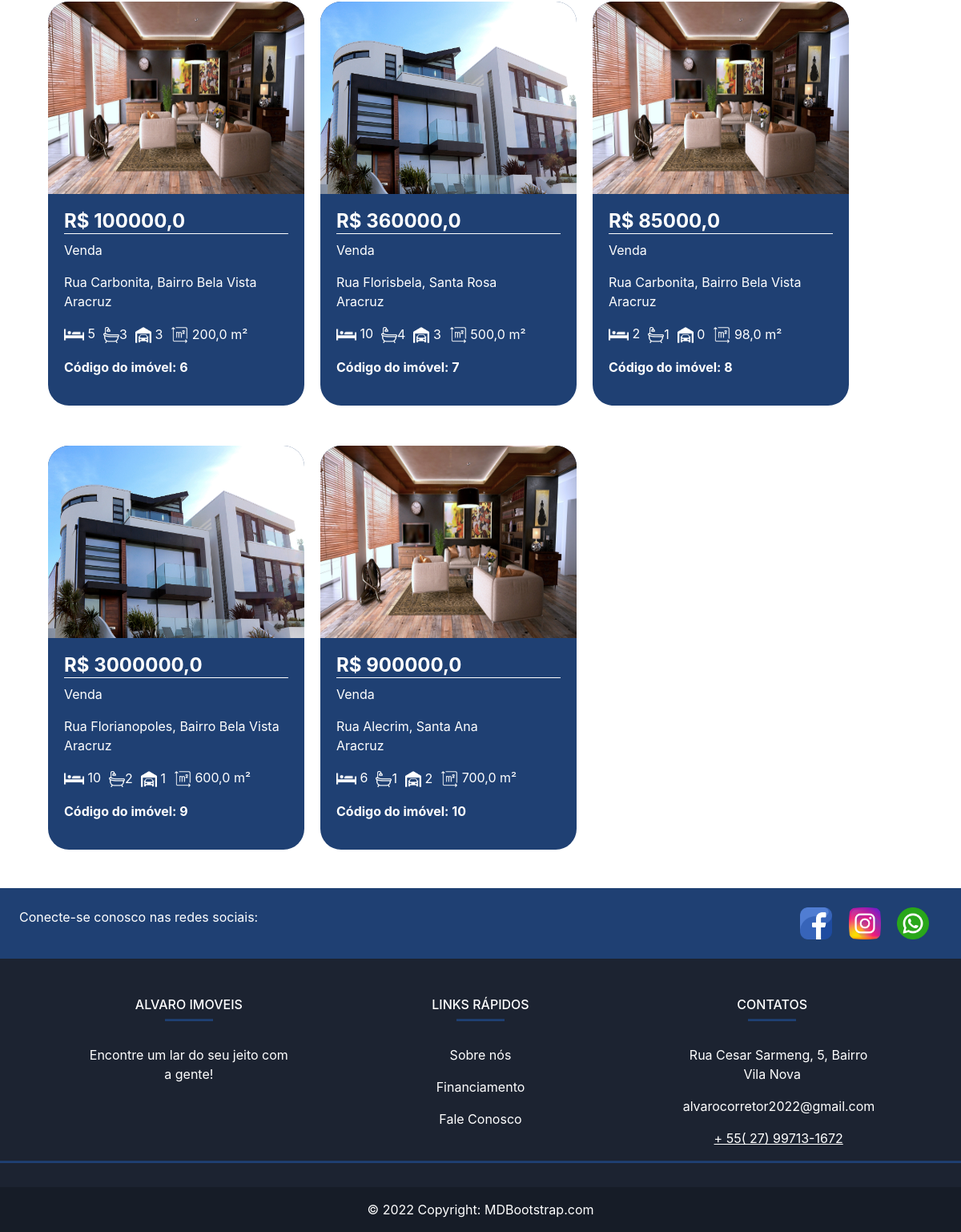
The app's page / (lower part), older data.
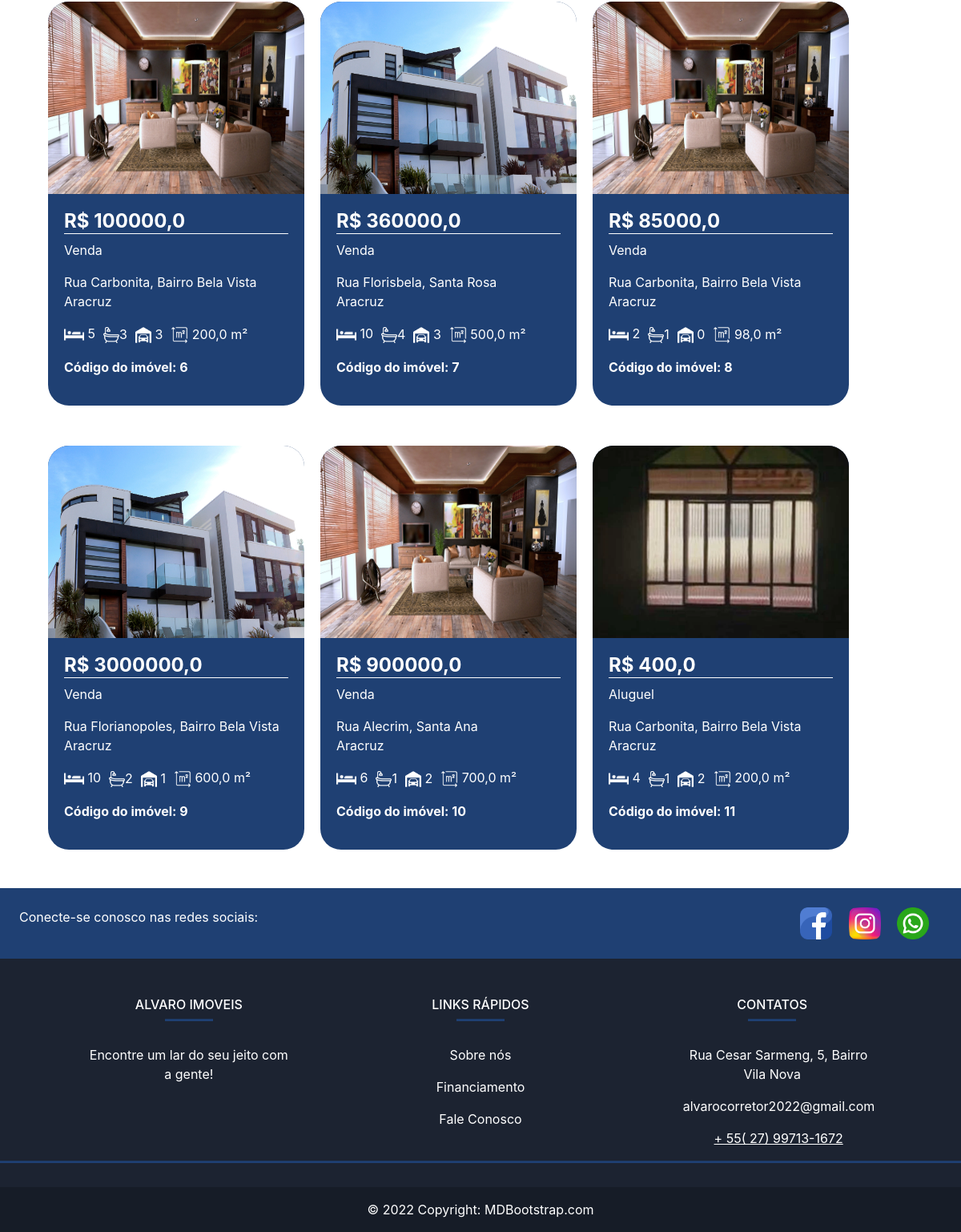
The same page, newer data.
### plataforma/models.py (models this page shows, shortened)
class Imovei(models.Model):
    choices = (('V', 'Venda'),
               ('A', 'Aluguel'),('T','Temporada'))
    choices_imovel = (('A', 'Apartamento'),
                      ('C', 'Casa'),('L','Lote'),('IC','Imóvel_Comercial'),('IR','Imóvel_Rural'))
    imagens = models.ManyToManyField(Imagem)
    valor = models.FloatField()
    quartos = models.IntegerField()
    tamanho = models.FloatField()
    cidade = models.ForeignKey(Cidade, on_delete=models.CASCADE)
    rua = models.CharField(max_length=50)
    bairro = models.CharField(max_length=60)
    tipo = models.CharField(max_length=1, choices=choices)
    tipo_imovel = models.CharField(max_length=2, choices=choices_imovel)
    numero = models.IntegerField()
    descricao = models.TextField()
    garagens = models.IntegerField()
    banheiros = models.IntegerField()

class Imagem(models.Model):
    img = models.ImageField(upload_to='img')

class Cidade(models.Model):
    nome = models.CharField(max_length=30)
    def __str__(self) -> str:
        return self.nome

### plataforma/views.py (the view)
# urls.py: 2. Add a URL to urlpatterns:  path('', views.home, name='home')
def home(request):
    preco_minimo = request.GET.get('preco_minimo')
    preco_maximo = request.GET.get('preco_maximo')
    cidade = request.GET.get('cidade')
    tipo = request.GET.getlist('tipo')
    tipoAV = request.GET.getlist('tipoAV')
    cidades = Cidade.objects.all()
    if preco_minimo or preco_maximo or cidade or tipo or tipoAV:
        if not preco_minimo:
            preco_minimo = 0
        if not preco_maximo:
            preco_maximo = 999999999
        if not tipo:
            tipo = ['A', 'C', 'L']
        if not tipoAV:
            tipoAV = ['A', 'V']
        imoveis = Imovei.objects.filter(valor__gte=preco_minimo)\
        .filter(valor__lte=preco_maximo)\
        .filter(tipo_imovel__in=tipo).filter(cidade=cidade)\
        .filter(tipo__in=tipoAV).filter(cidade=cidade)
    else:
        imoveis = Imovei.objects.all()
    return render(request, 'home.html', {'imoveis': imoveis, 'cidades': cidades})

### plataforma/templates/home.html (shortened to what this page needs)
{% extends 'base.html' %}
{% load static %}
{% block 'head' %}
<link rel="stylesheet" href="{% static '/plataforma/css/home.css' %}">
{% endblock  %}
{% block 'body' %}
<div class="container">
  <br>
  <div class="container-fluid" id="container-imoveis">
      {% for imovel in imoveis %}
            <div class="" id="imovel">
              <div class="card_imovel">
                <a href="{% url 'imovel' imovel.id %}" class="a_none">
                <img class="img_capa_imovel" src="{{imovel.imagens.all.0.img.url}}">
                </a>
                <div class="informacoes_imoveis">
                  <a class="a_none" href="{% url 'imovel' imovel.id %}"><h4 class="valor">R$ {{imovel.valor}}</h4></a>
                  {% if imovel.tipo == 'V' %}
                  <p>Venda</p>
                  {% endif %}
                  {% if imovel.tipo == 'A' %}
                  <p>Aluguel</p>
                  {% endif %}
                  {{imovel.rua}}, {{imovel.bairro}}
                  <p>{{imovel.cidade}}</p>
                  <ul class="lista-detalhes" style="list-style: none;">
                    <li>
                      <img src="{% static '/img/cama.png'%}" alt="dormitórios" width="25px"> {{imovel.quartos}}
                    </li>
                    <li>
                      <img src="{% static '/img/banheira.png' %}" alt="banheiros" width="20px">{{imovel.banheiros}}
                    </li>
                    <li>
                      <img src="{% static '/img/garagem-privada.png' %}" alt="garagens " width="20px"> {{imovel.garagens}}
                    </li>
                    <li>
                      <img src="{% static '/img/area.png' %}" alt="metros quadrados" width="22px"> {{imovel.tamanho}} m²
                    </li>
                  </ul>
                  <p><strong>Código do imóvel: {{imovel.id}}</strong></p>
                </div>
              </div>
            </div>
      {% endfor %}
    </div>
</div>
{% endblock %}

Row changes from the older to the newer data that the page shows:
added Imovei: imagens.all.0.img (picture), valor "400,0", tipo "Aluguel", rua "Rua Carbonita", bairro "Bairro Bela Vista", cidade "Aracruz", quartos "4", banheiros "1", garagens "2", tamanho "200,0", id "11"
